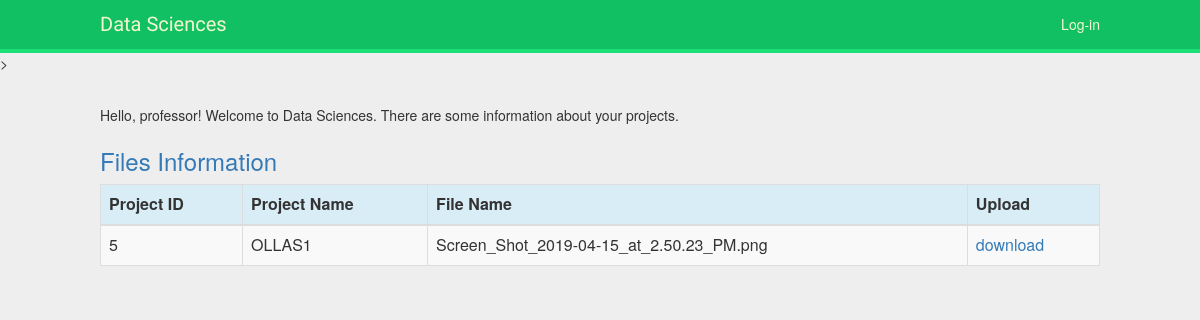
The page /professor_access/files on the database as committed earlier.
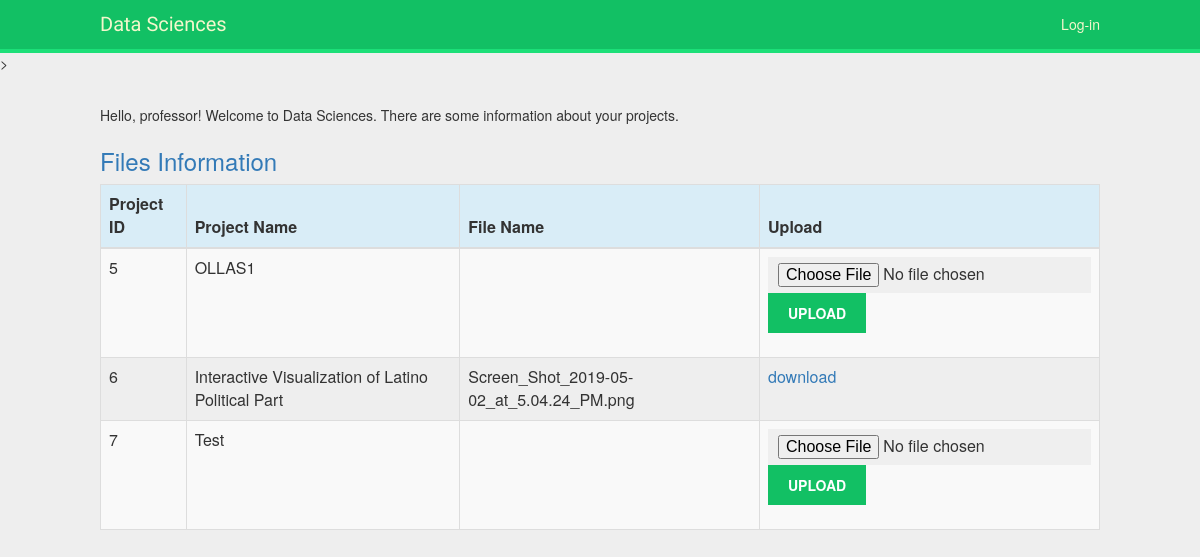
The same page on the database as committed later.
### professor_access/models.py (models this page shows, shortened)
class Project(models.Model):
    name = models.CharField(max_length=50 )
    student_name = models.CharField(max_length=200)
    stage = models.CharField(max_length=50)
    description = models.TextField(blank=True)
    note = models.TextField(blank=True)
    file = models.FileField(upload_to='upload', blank=True, null=True)
    photo = models.ImageField(upload_to='upload', blank=True)
    @property
    def file_name(self):
        if self.file:
            return self.file.name.split('/')[-1]
        return ''
    @property
    def file_url(self):
        if self.file:
            return self.file.url
        return ''

### professor_access/views.py (the view, shortened to what this page needs)
def files(request, template_name='professor_access/files.html'):
    project = Project.objects.all()
    data = {}
    data['object_list'] = project
    return render(request, template_name, data)

### professor_access/templates/professor_access/files.html (shortened to what this page needs)
{% extends "base.html" %}
{% load staticfiles %}
{% block content %}
<head>
     <link rel="stylesheet" href="https://maxcdn.bootstrapcdn.com/bootstrap/3.3.4/css/bootstrap.min.css">
</head>
<body>
<body id="app-layout">
<p>Hello, professor! Welcome to Data Sciences. There are some information about your projects.</p>
<h3><a href="{% url 'professor_access:pa_list' %}">Files Information</a></h3>
<table class="table table-striped table-bordered table-hover">
    <thead>
    <tr class="bg-info">
        <th>Project ID</th>
        <th>Project Name</th>
        <th>File Name</th>
        <th>Upload</th>
    </tr>
    </thead>
    <tbody>
    {% for project in object_list %}
    <tr>
        <td>{{ project.id}}</td>
        <td>{{ project.name}}</td>
        <td>{{ project.file_name }}</td>
        <td>
            {% if project.file_url %}
                <a href="{{project.file_url}}" download="{{ project.file_name }}">download</a>
            {% else %}
                <form method="post" enctype="multipart/form-data">
                    <input type="file" name="file">
                    <input type="submit" value="upload">
                </form>
            {% endif %}
        </td>
    </tr>
    {% endfor %}
    </tbody>
</table>
</body>
{% endblock %}

Rows that differ between the two databases and show on the page:
changed Project "OLLAS1": value (not shown) → "upload"; file_name "Screen_Shot_2019-04-15_at_2.50.23_PM.png" → (not shown)
added Project: id "6", name "Interactive Visualization of Latino Political Part", file_name "Screen_Shot_2019-05-02_at_5.04.24_PM.png"
added Project: id "7", name "Test"
